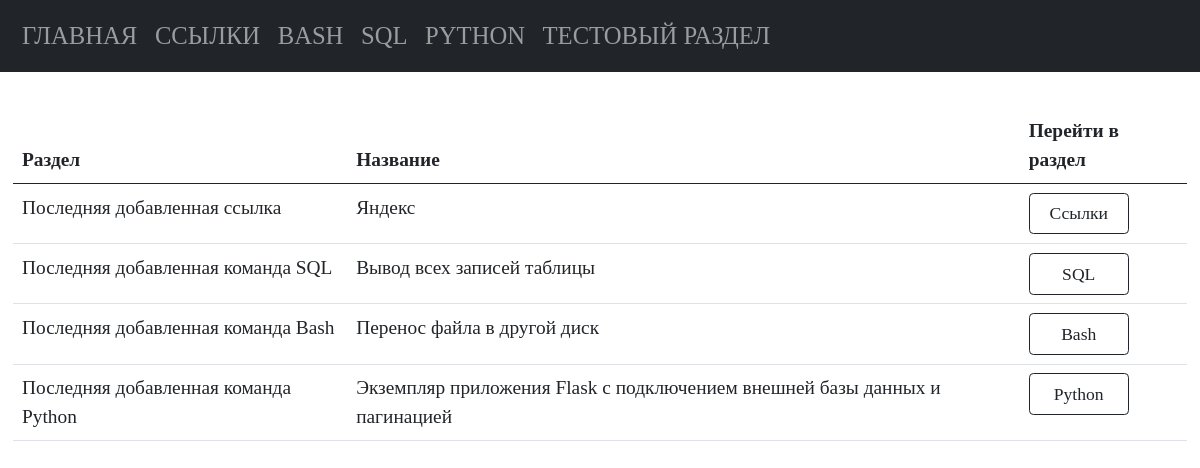
Before: / with the older database file.
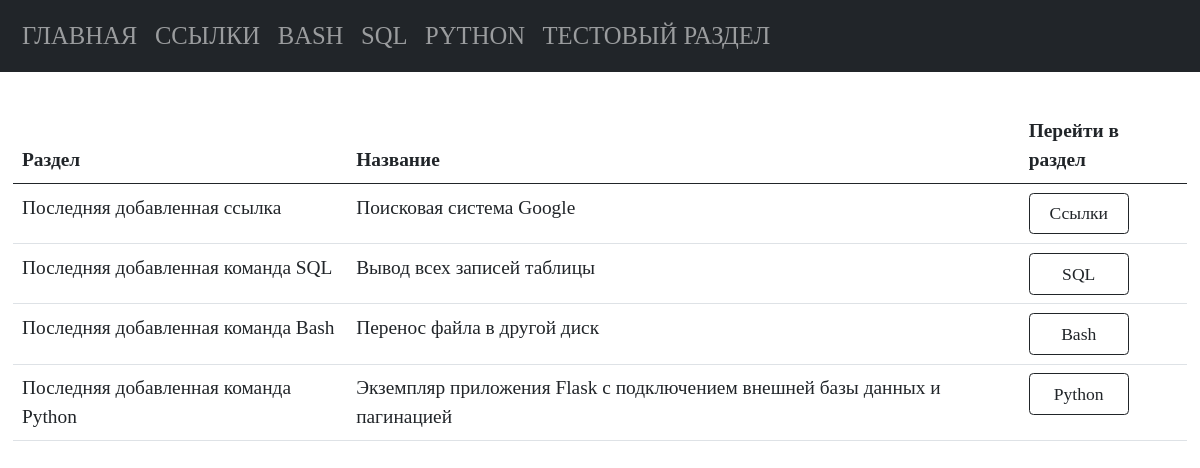
After: the same page with the newer database file.
### tables this page shows
CREATE TABLE "links"
(
    links_id      INTEGER
        primary key autoincrement,
    links_name    TEXT not null,
    links_command TEXT not null
, links_description TEXT);

### modules/index.py (the view)
@bp.route("/")
def index():
    conn = connect.get_db_connection()
    last_links = conn.execute("SELECT * FROM links ORDER BY 1 DESC").fetchone()
    last_sql = conn.execute("SELECT * FROM sql ORDER BY 1 DESC").fetchone()
    last_bash = conn.execute("SELECT * FROM bash ORDER BY 1 DESC").fetchone()
    last_python = conn.execute("SELECT * FROM python ORDER BY 1 DESC").fetchone()
    return render_template("index.html",
                           last_links=last_links,
                           last_sql=last_sql,
                           last_bash=last_bash,
                           last_python=last_python, )

### modules/connect.py (called while the page is built)
def get_db_connection():
    db_path = os.path.join(BASE_DIR, '../database.db')
    conn = sqlite3.connect(db_path)
    conn.row_factory = sqlite3.Row
    return conn

### templates/index.html (shortened to what this page needs)
{% extends "base.html" %}
{% block content %}
{% include 'index_content.html' %}
{% endblock %}

### templates/index_content.html (shortened to what this page needs)
<table class="table">
   <thead>
      <tr>
         <th scope="col">Раздел</th>
         <th scope="col">Название</th>
         <th scope="col">Перейти в раздел</th>
      </tr>
   </thead>
   <tbody>
      <tr>
         <td>Последняя добавленная ссылка</td>
         <td>{{ last_links.links_name }}</td>
         <td>
            <a href="{{ url_for('links_list_commands.links_list_commands') }}" class="btn btn-outline-dark" style="width:100px">Ссылки</a>
         </td>
      </tr>
      <tr>
         <td>Последняя добавленная команда SQL</td>
         <td>{{ last_sql.sql_name }}</td>
         <td>
            <a href="{{ url_for('sql_list_commands.sql_list_commands') }}" class="btn btn-outline-dark" style="width:100px">SQL</a>
         </td>
      </tr>
      <tr>
         <td>Последняя добавленная команда Bash</td>
         <td>{{ last_bash.bash_name }}</td>
         <td>
            <a href="{{ url_for('bash_list_commands.bash_list_commands') }}" class="btn btn-outline-dark" style="width:100px">Bash</a>
         </td>
      </tr>
      <tr>
         <td>Последняя добавленная команда Python</td>
         <td>{{ last_python.python_name }}</td>
         <td>
            <a href="{{ url_for('python_list_commands.python_list_commands') }}" class="btn btn-outline-dark" style="width:100px">Python</a>
         </td>
      </tr>
   </tbody>
</table>

Changed rows visible on the page:
no longer on this page (row edited): links: links_name "Яндекс"
added links: links_name "Поисковая система Google"
